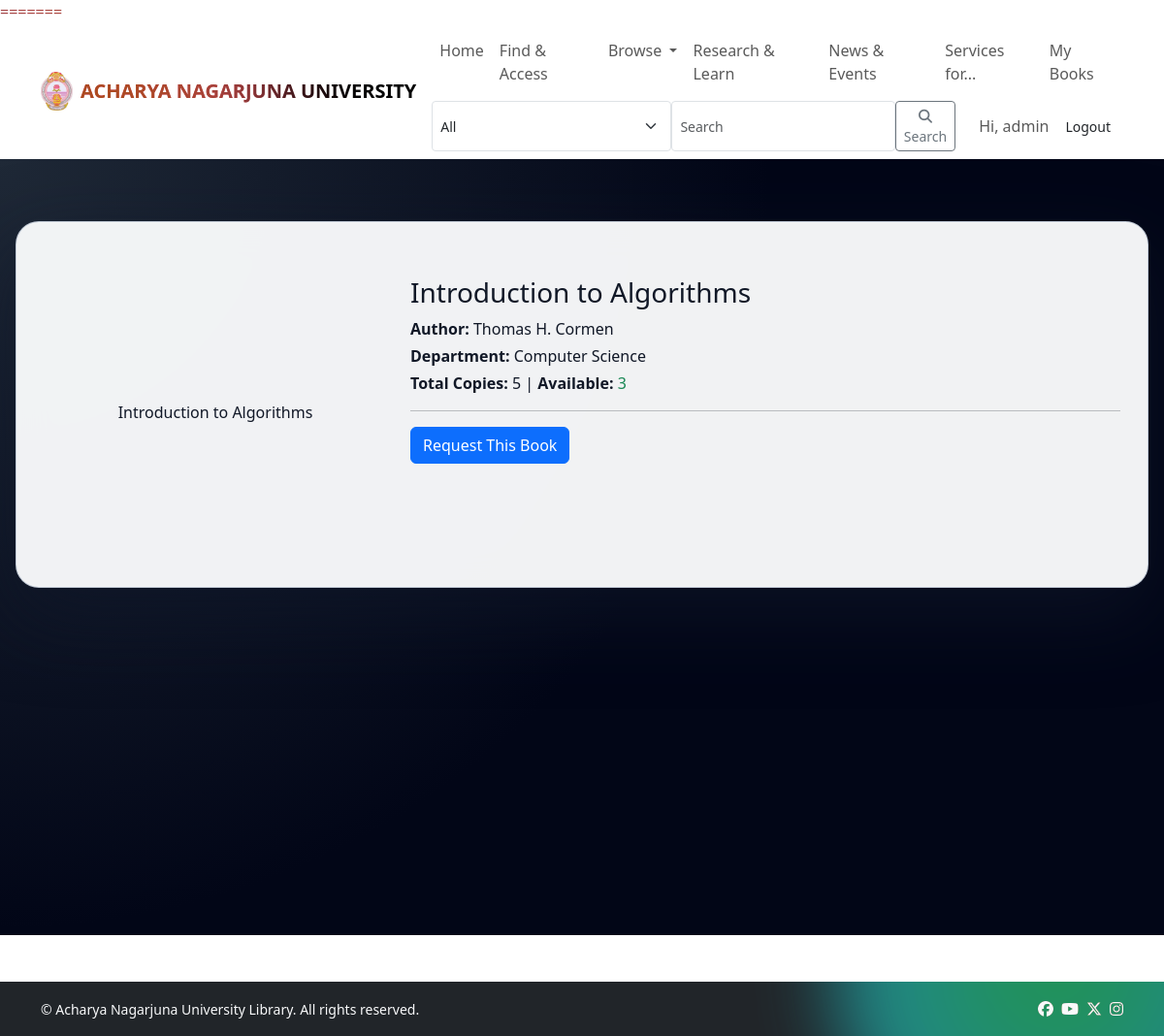
Screenshot of /books/1/ (signed in) with the database file from the repository.
### portal/models.py (models this page shows, shortened)
class Book(models.Model):
    title = models.CharField(max_length=255)
    author = models.CharField(max_length=255, blank=True)
    department = models.ForeignKey(Department, on_delete=models.SET_NULL, null=True, blank=True)
    subject = models.CharField(max_length=255, blank=True)
    isbn = models.CharField(max_length=20, blank=True)
    barcode = models.CharField(max_length=50, unique=True, null=True, blank=True)
    publisher = models.CharField(max_length=255, blank=True)
    rack_number = models.CharField(max_length=50, blank=True)
    total_copies = models.PositiveIntegerField(default=1)
    available_copies = models.PositiveIntegerField(default=1)
    cover_image = models.ImageField(upload_to='book_covers/', blank=True, null=True)
    description = models.TextField(blank=True)
    is_trending = models.BooleanField(default=False)
    is_classic = models.BooleanField(default=False)
    is_romance = models.BooleanField(default=False)
    is_kids = models.BooleanField(default=False)
    is_thriller = models.BooleanField(default=False)
    created_at = models.DateTimeField(auto_now_add=True)

class Department(models.Model):
    name = models.CharField(max_length=100)
    code = models.CharField(max_length=10, unique=True, blank=True)

### portal/views.py (the view)
# urls.py: path('books/<int:book_id>/', views.book_detail, name='book_detail'),
def book_detail(request, book_id):
    book = get_object_or_404(Book, pk=book_id)
    can_request = (
        request.user.is_authenticated and
        book.available_copies > 0 and
        not BookRequest.objects.filter(user=request.user, book=book, status='PENDING').exists() and
        not Transaction.objects.filter(user=request.user, book=book, returned_on__isnull=True).exists()
    )
    pending_request = BookRequest.objects.filter(user=request.user, book=book, status='PENDING').exists()
    active_loan = Transaction.objects.filter(user=request.user, book=book, returned_on__isnull=True).exists()
    context = {
        'book': book,
        'can_request': can_request,
        'pending_request': pending_request,
        'active_loan': active_loan,
    }
    return render(request, 'portal/book_detail.html', context)

### templates/portal/book_detail.html (shortened to what this page needs)
{% extends 'portal/base.html' %}
{% block content %}
<div class="row mt-4">
  <div class="col-md-4">
    {% if book.cover_image %}
      <img src="{{ book.cover_image.url }}" class="img-fluid rounded shadow-sm" alt="{{ book.title }}" />
    {% else %}
      <div class="book-cover-placeholder w-100 d-flex align-items-center justify-content-center" style="height:280px;">
        {{ book.title|truncatechars:50 }}
      </div>
    {% endif %}
  </div>
  <div class="col-md-8">
    <h3>{{ book.title }}</h3>
    {% if book.author %}
      <p class="mb-1"><strong>Author:</strong> {{ book.author }}</p>
    {% endif %}
    {% if book.department %}
      <p class="mb-1"><strong>Department:</strong> {{ book.department.name }}</p>
    {% endif %}
    <p class="mb-1">
      <strong>Total Copies:</strong> {{ book.total_copies }} |
      <strong>Available:</strong>
      {% if book.available_copies > 0 %}
        <span class="text-success">{{ book.available_copies }}</span>
      {% else %}
        <span class="text-danger">0 (All issued)</span>
      {% endif %}
    </p>
    <hr>
    {% if not user.is_authenticated %}
      <p class="text-muted mb-2">
        Please <a href="{% url 'login' %}?next={{ request.path }}">log in</a> to request this book.
      </p>
      <button class="btn btn-secondary" disabled>Request This Book</button>
    {% else %}
      {% if active_loan %}
        <button class="btn btn-success" disabled>
          Already issued to you
        </button>
      {% elif pending_request %}
        <button class="btn btn-warning" disabled>
          Request pending approval
        </button>
      {% elif book.available_copies <= 0 %}
        <button class="btn btn-secondary" disabled>
          Not available (all copies issued)
        </button>
      {% else %}
        <form method="post" action="{% url 'request_book' book.id %}">
          <button type="submit" class="btn btn-primary">
            Request This Book
          </button>
        </form>
      {% endif %}
    {% endif %}
  </div>
</div>
{% endblock %}

### templates/portal/base.html (shortened to what this page needs)
{% load static %}
<!DOCTYPE html>
<html lang="en">
<head>
  <link
    href="https://cdn.jsdelivr.net/npm/bootstrap@5.3.2/dist/css/bootstrap.min.css"
    rel="stylesheet"
  />
  <link
    rel="stylesheet"
    href="https://cdnjs.cloudflare.com/ajax/libs/font-awesome/6.5.1/css/all.min.css"
  />
</head>
</head>
<body>
  <nav class="navbar navbar-expand-lg main-nav">
    <div class="container">
      <a class="navbar-brand d-flex align-items-center" href="{% url 'home' %}">
        <img src="{% static 'images/anulogo.jpeg' %}" alt="ANU Logo" style="height: 40px; width: auto; margin-right: 8px;" />
        <span style="font-weight: bold;">ACHARYA NAGARJUNA UNIVERSITY</span>
      </a>
      <div class="collapse navbar-collapse flex-column" id="mainNavbar">
        <ul class="navbar-nav w-100 justify-content-center mb-2">
          <li class="nav-item">
            <a class="nav-link" href="{% url 'home' %}">Home</a>
          </li>
          <li class="nav-item">
            <a class="nav-link" href="{% url 'book_list' %}">Find & Access</a>
          </li>
          <li class="nav-item dropdown mega-dropdown">
            <a
              class="nav-link dropdown-toggle"
              href="#"
              id="browseDropdown"
              role="button"
              aria-expanded="false"
            >
              Browse
            </a>
          </li>
          <li class="nav-item">
            <a class="nav-link" href="{% url 'advanced_search' %}">Research & Learn</a>
          </li>
          <li class="nav-item">
            <a class="nav-link" href="{% url 'news' %}">News & Events</a>
          </li>
          <li class="nav-item">
            <a class="nav-link" href="{% url 'contact' %}">Services for...</a>
          </li>
          <li class="nav-item">
            <a class="nav-link" href="{% url 'my_books' %}">My Books</a>
          </li>
        </ul>
        <div class="d-flex justify-content-between align-items-center w-100">
          <form class="d-flex flex-grow-1 me-3" method="get" action="{% url 'book_list' %}">
            <select class="form-select form-select-sm search-select" name="type" aria-label="Search type">
              <option value="all">All</option>
            </select>
            <input
              class="form-control form-control-sm search-input"
              type="search"
              placeholder="Search"
              name="q"
              aria-label="Search query"
            />
            <button class="btn btn-outline-secondary btn-sm search-btn" type="submit" aria-label="Search">
              <i class="fa-solid fa-magnifying-glass"></i> Search
            </button>
          </form>
          <ul class="navbar-nav align-items-center mb-0">
            {% if user.is_authenticated %}
              <li class="nav-item">
                <a class="nav-link" href="{% if user.is_staff %}{% url 'admin_dashboard' %}{% else %}{% url 'my_books' %}{% endif %}">
                  Hi, {{ user.username }}
                </a>
              </li>
              <li class="nav-item">
                <a class="btn btn-login-outline btn-sm me-1" href="{% url 'logout' %}">
                  Logout
                </a>
              </li>
            {% endif %}
          </ul>
        </div>
      </div>
    </div>
  </nav>
  <div class="bg-blob blob1"></div>
  <div class="bg-blob blob2"></div>
  <div class="page-wrap">
    <main class="content-card">
      {% block content %}{% endblock %}
    </main>
  </div>
  <footer class="mt-5 py-3 bg-dark text-light">
    <div class="container d-flex flex-wrap justify-content-between align-items-center">
      <div class="small">
        © {{ now|date:"Y" }} Acharya Nagarjuna University Library. All rights reserved.
      </div>
      <div class="d-flex gap-2">
        <a href="#" class="text-light" title="Facebook" aria-label="Facebook"><i class="fa-brands fa-facebook"></i></a>
        <a href="#" class="text-light" title="YouTube" aria-label="YouTube"><i class="fa-brands fa-youtube"></i></a>
        <a href="#" class="text-light" title="X (Twitter)" aria-label="X (Twitter)"><i class="fa-brands fa-x-twitter"></i></a>
        <a href="#" class="text-light" title="Instagram" aria-label="Instagram"><i class="fa-brands fa-instagram"></i></a>
      </div>
    </div>
  </footer>
</body>
</html>

### templates/portal/base.html (style rules this page uses)
* { box-sizing: border-box; margin: 0; padding: 0; }
body { font-family: system-ui, -apple-system, BlinkMacSystemFont, "Segoe UI", sans-serif; min-height: 100vh; color: #111827; overflow-x: hidden; }
.page-wrap { position: relative; min-height: 100vh; display: flex; justify-content: center; align-items: flex-start; padding: 64px 16px; background: radial-gradient(circle at top left, #1f2937 0, #020617 55%); color: #f9fafb; }
.bg-blob { position: fixed; border-radius: 999px; filter: blur(40px); opacity: 0.7; mix-blend-mode: lighten; pointer-events: none; z-index: 0; }
.bg-blob.blob1 { width: 420px; height: 420px; background: radial-gradient(circle, #f97316, #ec4899); top: -80px; left: -120px; animation: float1 22s ease-in-out infinite alternate; }
.bg-blob.blob2 { width: 460px; height: 460px; background: radial-gradient(circle, #22c55e, #0ea5e9); bottom: -160px; right: -120px; animation: float2 26s ease-in-out infinite alternate; }
.content-card { position: relative; z-index: 5; width: 100%; max-width: 1200px; background: rgba(249, 250, 251, 0.97); border-radius: 24px; padding: 32px 28px 40px; box-shadow: 0 30px 80px rgba(15, 23, 42, 0.65); border: 1px solid rgba(148, 163, 184, 0.5); backdrop-filter: blur(18px); -webkit-backdrop-filter: blur(18px); color: #111827; }
.mega-dropdown { position: static; }

### rows the page displays
Book: title "Introduction to Algorithms", author "Thomas H. Cormen", department.name "Computer Science", total_copies "5", available_copies "3"

### other values shown
{{ user.username }} "admin"
